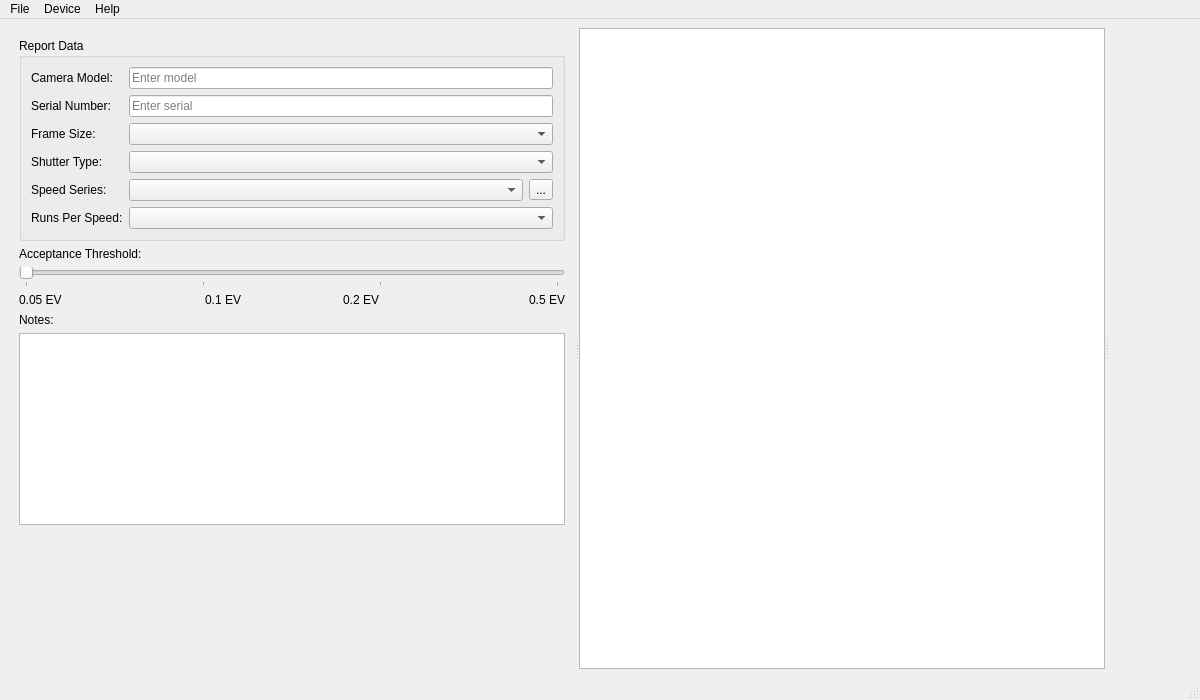
<?xml version="1.0" encoding="UTF-8"?>
<ui version="4.0">
 <class>MainWindow</class>
 <widget class="QMainWindow" name="MainWindow">
  <property name="geometry">
   <rect>
    <x>0</x>
    <y>0</y>
    <width>1200</width>
    <height>700</height>
   </rect>
  </property>
  <property name="windowTitle">
   <string>Shutter Tester ST-2</string>
  </property>
  <property name="windowIcon">
   <iconset>
    <normaloff>:/assets/camera_icon_64x64.png</normaloff>:/assets/camera_icon_64x64.png
   </iconset>
  </property>
  <widget class="QWidget" name="centralwidget">
   <layout class="QHBoxLayout" name="horizontalLayout">
    <item>
     <widget class="QSplitter" name="splitter">
      <property name="orientation">
       <enum>Qt::Orientation::Horizontal</enum>
      </property>
      <widget class="QWidget" name="leftWidget" native="true">
       <layout class="QVBoxLayout" name="verticalLayoutLeft">
        <property name="leftMargin">
         <number>10</number>
        </property>
        <property name="topMargin">
         <number>10</number>
        </property>
        <property name="rightMargin">
         <number>10</number>
        </property>
        <property name="bottomMargin">
         <number>10</number>
        </property>
        <item>
         <widget class="QGroupBox" name="groupBoxReport">
          <property name="title">
           <string>Report Data</string>
          </property>
          <layout class="QGridLayout" name="gridLayoutReport">
           <item row="0" column="0">
            <widget class="QLabel" name="labelCameraModel">
             <property name="text">
              <string>Camera Model:</string>
             </property>
            </widget>
           </item>
           <item row="0" column="1">
            <widget class="QLineEdit" name="cameraModelField">
             <property name="placeholderText">
              <string>Enter model</string>
             </property>
            </widget>
           </item>
           <item row="1" column="0">
            <widget class="QLabel" name="labelSerialNumber">
             <property name="text">
              <string>Serial Number:</string>
             </property>
            </widget>
           </item>
           <item row="1" column="1">
            <widget class="QLineEdit" name="serialNumberField">
             <property name="placeholderText">
              <string>Enter serial</string>
             </property>
            </widget>
           </item>
           <item row="2" column="0">
            <widget class="QLabel" name="labelFrameSize">
             <property name="text">
              <string>Frame Size:</string>
             </property>
            </widget>
           </item>
           <item row="2" column="1">
            <widget class="QComboBox" name="frameSizeComboBox"/>
           </item>
           <item row="3" column="0">
            <widget class="QLabel" name="labelShutterType">
             <property name="text">
              <string>Shutter Type:</string>
             </property>
            </widget>
           </item>
           <item row="3" column="1">
            <widget class="QComboBox" name="shutterTypeComboBox"/>
           </item>
           <item row="4" column="0">
            <widget class="QLabel" name="labelSpeedSeries">
             <property name="text">
              <string>Speed Series:</string>
             </property>
            </widget>
           </item>
           <item row="4" column="1">
            <layout class="QHBoxLayout" name="horizontalLayoutSpeed">
             <item>
              <widget class="QComboBox" name="speedSeriesComboBox">
               <property name="sizePolicy">
                <sizepolicy hsizetype="Expanding" vsizetype="Fixed">
                 <horstretch>0</horstretch>
                 <verstretch>0</verstretch>
                </sizepolicy>
               </property>
              </widget>
             </item>
             <item>
              <widget class="QToolButton" name="deleteSeriesButton">
               <property name="toolTip">
                <string>Delete custom series</string>
               </property>
               <property name="text">
                <string>...</string>
               </property>
              </widget>
             </item>
            </layout>
           </item>
           <item row="5" column="0">
            <widget class="QLabel" name="labelRunsPerSpeed">
             <property name="text">
              <string>Runs Per Speed:</string>
             </property>
            </widget>
           </item>
           <item row="5" column="1">
            <widget class="QComboBox" name="runsPerSpeedComboBox"/>
           </item>
          </layout>
         </widget>
        </item>
        <item>
         <widget class="QLabel" name="labelAcceptance">
          <property name="text">
           <string>Acceptance Threshold:</string>
          </property>
         </widget>
        </item>
        <item>
         <widget class="QSlider" name="acceptanceSlider">
          <property name="maximum">
           <number>3</number>
          </property>
          <property name="pageStep">
           <number>1</number>
          </property>
          <property name="orientation">
           <enum>Qt::Orientation::Horizontal</enum>
          </property>
          <property name="tickPosition">
           <enum>QSlider::TickPosition::TicksBelow</enum>
          </property>
          <property name="tickInterval">
           <number>1</number>
          </property>
         </widget>
        </item>
        <item>
         <layout class="QHBoxLayout" name="horizontalLayoutSliderLabels">
          <item>
           <widget class="QLabel" name="labelEV0">
            <property name="text">
             <string>0.05 EV</string>
            </property>
           </widget>
          </item>
          <item>
           <widget class="QLabel" name="labelEV1">
            <property name="text">
             <string>0.1 EV</string>
            </property>
            <property name="alignment">
             <set>Qt::AlignmentFlag::AlignCenter</set>
            </property>
           </widget>
          </item>
          <item>
           <widget class="QLabel" name="labelEV2">
            <property name="text">
             <string>0.2 EV</string>
            </property>
            <property name="alignment">
             <set>Qt::AlignmentFlag::AlignCenter</set>
            </property>
           </widget>
          </item>
          <item>
           <widget class="QLabel" name="labelEV3">
            <property name="text">
             <string>0.5 EV</string>
            </property>
            <property name="alignment">
             <set>Qt::AlignmentFlag::AlignRight|Qt::AlignmentFlag::AlignTrailing|Qt::AlignmentFlag::AlignVCenter</set>
            </property>
           </widget>
          </item>
         </layout>
        </item>
        <item>
         <widget class="QLabel" name="labelNotes">
          <property name="text">
           <string>Notes:</string>
          </property>
         </widget>
        </item>
        <item>
         <widget class="QTextEdit" name="notesTextEdit"/>
        </item>
        <item>
         <spacer name="verticalSpacerLeft">
          <property name="orientation">
           <enum>Qt::Orientation::Vertical</enum>
          </property>
          <property name="sizeHint" stdset="0">
           <size>
            <width>20</width>
            <height>40</height>
           </size>
          </property>
         </spacer>
        </item>
       </layout>
      </widget>
      <widget class="QWidget" name="centerWidget" native="true">
       <layout class="QVBoxLayout" name="verticalLayoutCenter">
        <item>
         <widget class="QTableWidget" name="speedsTableWidget">
          <property name="selectionBehavior">
           <enum>QAbstractItemView::SelectionBehavior::SelectRows</enum>
          </property>
         </widget>
        </item>
       </layout>
      </widget>
      <widget class="QWidget" name="rightWidget" native="true">
       <layout class="QVBoxLayout" name="verticalLayoutRight">
        <property name="leftMargin">
         <number>10</number>
        </property>
        <property name="topMargin">
         <number>10</number>
        </property>
        <property name="rightMargin">
         <number>10</number>
        </property>
        <property name="bottomMargin">
         <number>10</number>
        </property>
        <item>
         <widget class="QLabel" name="errorText">
          <property name="styleSheet">
           <string>color: red;</string>
          </property>
          <property name="text">
           <string/>
          </property>
          <property name="wordWrap">
           <bool>true</bool>
          </property>
         </widget>
        </item>
        <item>
         <spacer name="verticalSpacerRight">
          <property name="orientation">
           <enum>Qt::Orientation::Vertical</enum>
          </property>
          <property name="sizeHint" stdset="0">
           <size>
            <width>20</width>
            <height>40</height>
           </size>
          </property>
         </spacer>
        </item>
       </layout>
      </widget>
     </widget>
    </item>
   </layout>
  </widget>
  <widget class="QMenuBar" name="menuBar">
   <property name="geometry">
    <rect>
     <x>0</x>
     <y>0</y>
     <width>847</width>
     <height>22</height>
    </rect>
   </property>
    <widget class="QMenu" name="menuFile">
     <property name="title">
      <string>File</string>
     </property>
     <addaction name="actionSave_Current_Session"/>
     <addaction name="actionRestore_Session"/>
      <addaction name="separator"/>
      <addaction name="actionGenerate_Report"/>
      <addaction name="separator_2"/>
      <addaction name="actionExit"/>
    </widget>
   <widget class="QMenu" name="menuDevice">
    <property name="title">
     <string>Device</string>
    </property>
    <addaction name="actionConnect_To_Device"/>
    <addaction name="separator"/>
    <addaction name="actionLight_Setup"/>
    <addaction name="actionFirmware_Update"/>
   </widget>
   <widget class="QMenu" name="menuHelp">
    <property name="title">
     <string>Help</string>
    </property>
    <addaction name="actionAbout"/>
   </widget>
   <addaction name="menuFile"/>
   <addaction name="menuDevice"/>
   <addaction name="menuHelp"/>
  </widget>
  <widget class="QStatusBar" name="statusBar"/>
  <action name="actionAbout">
   <property name="text">
    <string>About</string>
   </property>
  </action>
  <action name="actionGenerate_Report">
   <property name="text">
    <string>Generate Report</string>
   </property>
  </action>
  <action name="actionFirmware_Update">
   <property name="text">
    <string>Firmware Update</string>
   </property>
  </action>
  <action name="actionLight_Setup">
   <property name="text">
    <string>Light Setup</string>
   </property>
  </action>
  <action name="actionConnect_To_Device">
   <property name="text">
    <string>Connect To Device</string>
   </property>
  </action>
  <action name="actionSave_Current_Session">
   <property name="text">
    <string>Save Current Session</string>
   </property>
  </action>
  <action name="actionRestore_Session">
   <property name="text">
    <string>Restore Session</string>
   </property>
  </action>
  <action name="actionExit">
   <property name="text">
    <string>Exit</string>
   </property>
  </action>
 </widget>
 <resources/>
 <connections/>
</ui>
